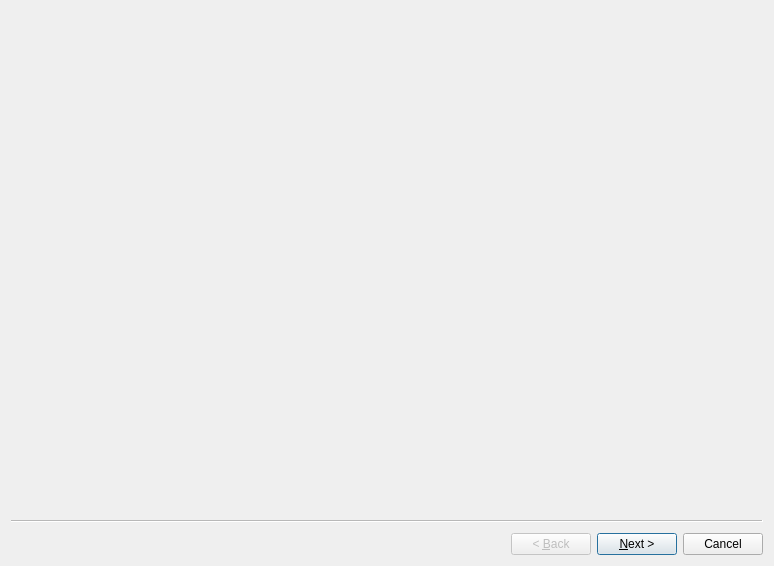
<?xml version="1.0" encoding="UTF-8"?>
<ui version="4.0">
 <class>CreateProjWizard</class>
 <widget class="QWizard" name="CreateProjWizard">
  <property name="geometry">
   <rect>
    <x>0</x>
    <y>0</y>
    <width>774</width>
    <height>566</height>
   </rect>
  </property>
  <property name="windowTitle">
   <string>Form</string>
  </property>
  <widget class="ProjSetPage" name="projSetPage"/>
  <widget class="ConfirmPage" name="confirmPage"/>
 </widget>
 <customwidgets>
  <customwidget>
   <class>ProjSetPage</class>
   <extends>QWizardPage</extends>
   <header location="global">ProjSetPage.h</header>
   <container>1</container>
  </customwidget>
  <customwidget>
   <class>ConfirmPage</class>
   <extends>QWizardPage</extends>
   <header location="global">confirmpage.h</header>
   <container>1</container>
  </customwidget>
 </customwidgets>
 <resources/>
 <connections/>
</ui>
